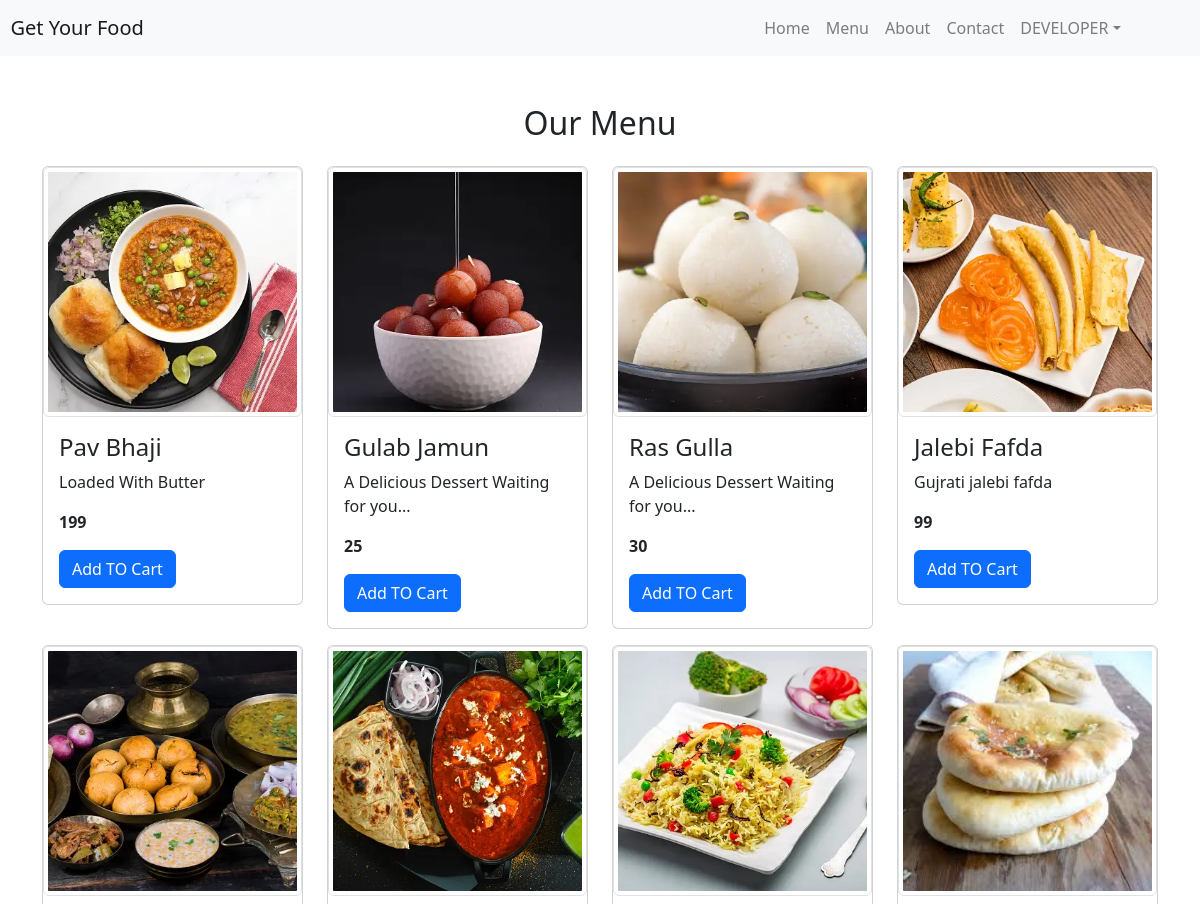
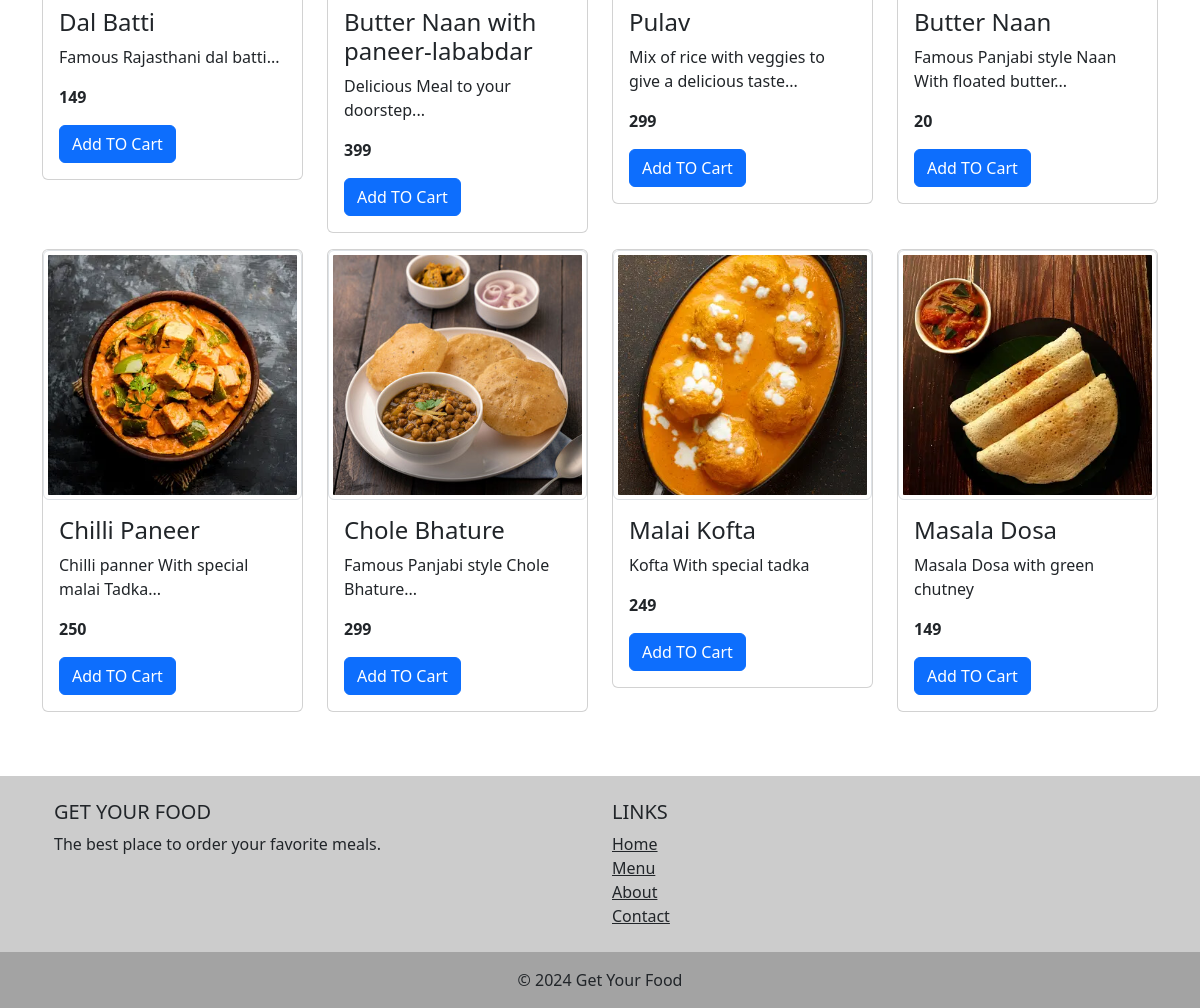
The app's page /menu/ (signed in) with its own data (2 pictures, top to bottom).
### myapp/models.py (models this page shows, shortened)
class CustomUser(AbstractUser):
    phone_number = models.CharField(max_length=10)
    address = models.CharField(max_length=100)
    image = models.ImageField(upload_to='user_image/', null=True)
    groups = models.ManyToManyField(
        Group,
        related_name='customuser_set',
        blank=True,
        help_text=('The groups this user belongs to. A user will get all permissions granted to each of their groups.'),
        related_query_name='customuser',
    )
    user_permissions = models.ManyToManyField(
        Permission,
        related_name='customuser_set',
        blank=True,
        help_text=('Specific permissions for this user.'),
        related_query_name='customuser',
    )

class Product(models.Model):
    name = models.CharField(max_length=100)
    price = models.IntegerField(default=0)
    description = models.CharField(max_length=100)
    image = models.ImageField(upload_to='images/')
    category = models.ForeignKey(Category, on_delete=models.CASCADE)
    class Meta:
        ordering = ['category']

### myapp/views.py (the view, shortened to what this page needs)
# urls.py: path('menu/', views.Menu.as_view(), name='menu'),
class Menu(View):
    def get(self, requset):
        products = Product.objects.all()
        return render(requset, 'menu.html', {'products': products})

### myapp/templates/menu.html (shortened to what this page needs)
{% extends 'base.html' %}
{% block content %}
<div class="container my-5">
    <h2 class="text-center mb-4">Our Menu</h2>
    <div class='row'>
    {% for product in products %}
        <div class="col-md-3 mb-3">
            <div class="card">
                <img class="img-thumbnail fixed-size-img" src="{{product.image.url}}" class="card-img-top" alt="...">
                <div class="card-body">
                    <h4 class="card-title">{{product.name}}</h4>
                    <p class="card-text">{{product.description}}</p>
                    <p class="card-text"><strong>{{product.price}}</strong></p>
                    <form method='post'>
                        <button type='submit' class="btn btn-primary">Add TO Cart</button>
                    </form>
                </div>
            </div>
        </div>
    {% endfor %}
    </div>
</div>
{% endblock %}

### myapp/templates/base.html (shortened to what this page needs)
{% load static %}
<!DOCTYPE html>
<html lang="en">
<head>
    <link href="https://stackpath.bootstrapcdn.com/bootstrap/4.5.2/css/bootstrap.min.css" rel="stylesheet">
    <link href="https://cdnjs.cloudflare.com/ajax/libs/font-awesome/5.15.4/css/all.min.css" rel="stylesheet">
    <link href="https://cdn.jsdelivr.net/npm/bootstrap@5.3.0/dist/css/bootstrap.min.css" rel="stylesheet">
    <link href="{% static '/style.css' %}" rel="stylesheet">
</head>
<body>
    <nav class="navbar navbar-expand-lg navbar-light bg-light">
        <a class="navbar-brand" href="#">&nbsp;&nbsp;Get Your Food</a>
        <div class="collapse navbar-collapse" id="navbarNav">
            <ul class="navbar-nav ml-auto">
                <li class="nav-item">
                    <a class="nav-link" href="{% url 'home' %}">Home</a>
                </li>
                <li class="nav-item">
                    <a class="nav-link" href="{% url 'menu' %}">Menu</a>
                </li>
                <li class="nav-item">
                    <a class="nav-link" href="{% url 'about' %}">About</a>
                </li>
                <li class="nav-item">
                    <a class="nav-link" href="{% url 'contact' %}">Contact</a>
                </li>
                <li class="nav-item">
                    {% if request.user.is_authenticated %}
                            <li class="nav-item dropdown">
                                <a class="nav-link dropdown-toggle" data-bs-toggle="dropdown" href="#" role="button" aria-expanded="false">{{user| upper}}</a>
                            </li>
                    {% else %}
                        <a class="nav-link" href="{% url 'login' %}">Login</a>
                    {% endif %}
                </li>
                <li class="nav-item">
                </li>
            </ul>
        </div>
    </nav>
    {% block content %}
    {% endblock %}
    <footer class="text-center text-lg-start" style="background-color: rgba(0, 0, 0, 0.2);">
        <div class="container p-4">
            <div class="row">
                <div class="col-lg-6 col-md-12 mb-4 mb-md-0">
                    <h5 class="text-uppercase">Get Your Food</h5>
                    <p>
                        The best place to order your favorite meals.
                    </p>
                </div>
                <div class="col-lg-6 col-md-12 mb-4 mb-md-0">
                    <h5 class="text-uppercase">Links</h5>
                    <ul class="list-unstyled mb-0">
                        <li>
                            <a href="{% url 'home' %}" class="text-dark">Home</a>
                        </li>
                        <li>
                            <a href="{% url 'menu' %}" class="text-dark">Menu</a>
                        </li>
                        <li>
                            <a href="{% url 'about' %}" class="text-dark">About</a>
                        </li>
                        <li>
                            <a href="{% url 'contact' %}" class="text-dark">Contact</a>
                        </li>
                    </ul>
                </div>
            </div>
        </div>
        <div class="text-center p-3" style="background-color: rgba(0, 0, 0, 0.2);">
            © 2024 Get Your Food
        </div>
    </footer>
</body>
</html>

### myapp/static/style.css (style rules this page uses)
.fixed-size-img { width: 100%; height: 250px; object-fit: cover; }

### records on screen
CustomUser: username "DEVELOPER"
Product: image (picture), name "Pav Bhaji", description "Loaded With Butter", price "199"
Product: image (picture), name "Gulab Jamun", description "A Delicious Dessert Waiting for you...", price "25"
Product: image (picture), name "Ras Gulla", description "A Delicious Dessert Waiting for you...", price "30"
Product: image (picture), name "Jalebi Fafda", description "Gujrati jalebi fafda", price "99"
Product: image (picture), name "Dal Batti", description "Famous Rajasthani dal batti...", price "149"
Product: image (picture), name "Butter Naan with paneer-lababdar", description "Delicious Meal to your doorstep...", price "399"
Product: image (picture), name "Pulav", description "Mix of rice with veggies to give a delicious taste...", price "299"
Product: image (picture), name "Butter Naan", description "Famous Panjabi style Naan With floated butter...", price "20"
Product: image (picture), name "Chilli Paneer", description "Chilli panner With special malai Tadka...", price "250"
Product: image (picture), name "Chole Bhature", description "Famous Panjabi style Chole Bhature...", price "299"
Product: image (picture), name "Malai Kofta", description "Kofta With special tadka", price "249"
Product: image (picture), name "Masala Dosa", description "Masala Dosa with green chutney", price "149"
